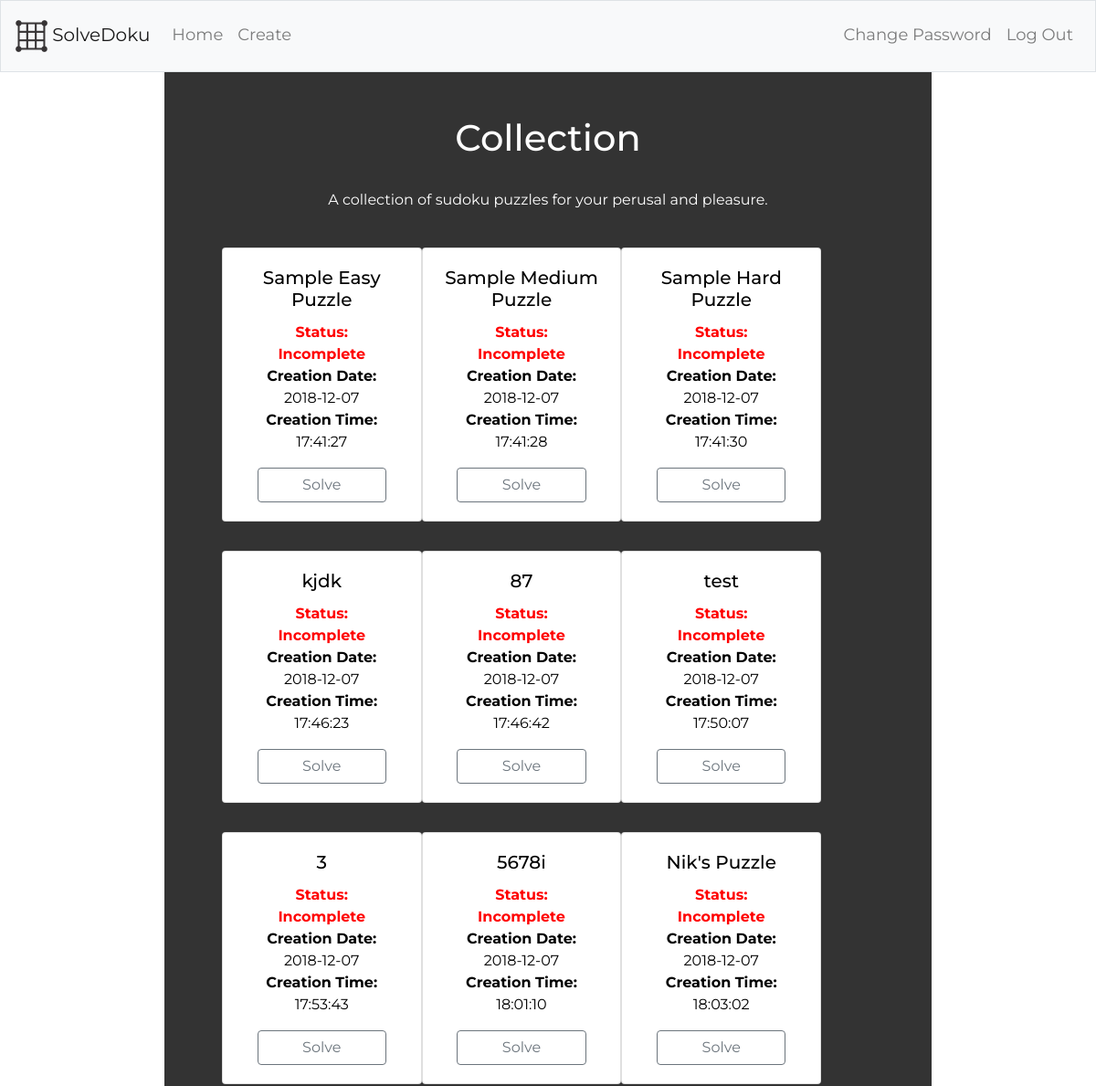
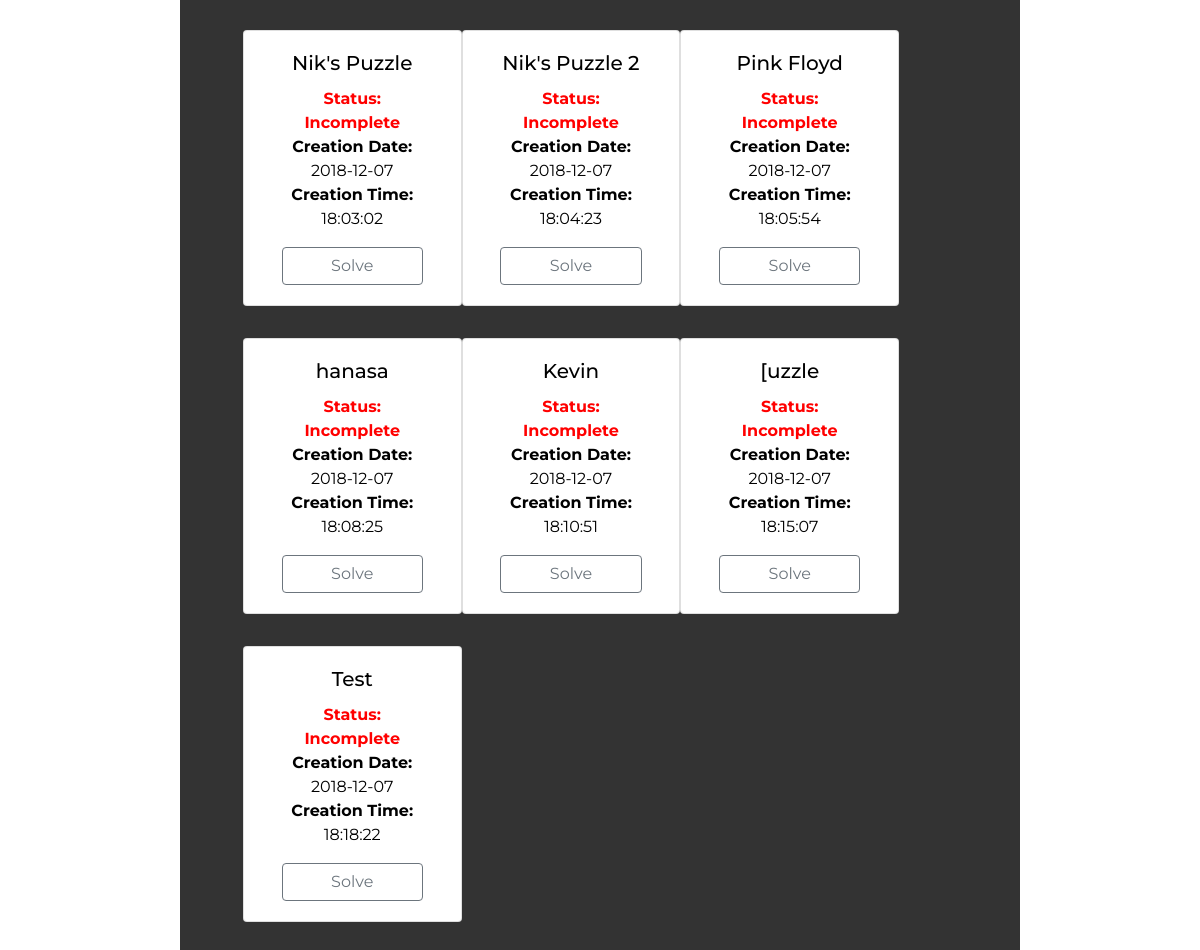
Page / (signed in) on the committed database (2 pictures, top to bottom).
### tables this page shows
CREATE TABLE 'collection' ('puzzle_id' integer PRIMARY KEY AUTOINCREMENT NOT NULL, 'user_id' integer,'date' datetime DEFAULT CURRENT_DATE,'time' time DEFAULT CURRENT_TIME, 'complete' boolean DEFAULT 0, 'puzzle_name' text);

### application.py (the view)
@app.route("/", methods=["GET"])
@login_required
def index():
    myPuzzles = db.execute("SELECT puzzle_id, complete, puzzle_name, date, time FROM collection WHERE user_id = :user_id",
                        user_id=session["user_id"])
    return render_template("index.html", puzzles=myPuzzles)

### application.py (called while the page is built)
@app.after_request
def after_request(response):
    response.headers["Cache-Control"] = "no-cache, no-store, must-revalidate"
    response.headers["Expires"] = 0
    response.headers["Pragma"] = "no-cache"
    return response

### helpers.py (called while the page is built)
def login_required(f):
    @wraps(f)
    def decorated_function(*args, **kwargs):
        if session.get("user_id") is None:
            return redirect("/login")
        return f(*args, **kwargs)
    return decorated_function

### templates/index.html (shortened to what this page needs)
{% extends "layout.html" %}
{% block main %}
    <form action="/solve" method="post">
        <h1>
            Collection
        </h1>
        <br>
        {% if puzzles %}
            <p>
                A collection of sudoku puzzles for your perusal and pleasure.
            </p>
            <br>
            <div class="grid card-group">
                {% for puzzle in puzzles %}
                    <div class="grid-item grid-item--width2">
                        <div class="card text-center">
                            <div class="card-body">
                                <h5 class="card-title">{{ puzzle["puzzle_name"] }}</h5>
                                {% if puzzle["complete"] %}
                                    <p class="card-text green"><strong>Status: Complete </strong></p>
                                {% else %}
                                    <p class="card-text red"><strong>Status: Incomplete </strong></p>
                                {% endif %}
                                <p class="card-text"><strong>Creation Date: </strong></p>
                                <p class="card-text">{{ puzzle["date"] }}</p>
                                <p class="card-text"><strong>Creation Time: </strong></p>
                                <p class="card-text">{{ puzzle["time"] }}</p>
                                <a href={{"/solve?puzzle_id="+puzzle["puzzle_id"]|string}} class="btn btn-outline-secondary card-btn" name="puzzle_id">Solve</a>
                            </div>
                        </div>
                    </div>
                {% endfor %}
            </div>
        {% else %}
            <p>
                Uh oh! Looks like your collection is currently empty. Go create some!
            </p>
        {% endif %}
    </form>
{% endblock main %}

### static/styles.css (style rules this page uses)
body { font-family: 'Montserrat', sans-serif; text-align: center; background-image: url("hex.jpg"); color: white; height: 100%; align-items: center; }
p { color: white; width: 80%; margin-left: 10%; }
.grid { margin-left: 2%; }
.grid-item--width2 { width: 30%; min-width: 200px; margin-bottom: 2em; }
.btn { font-size: 2vw; }
.card { color: black; }
.card-text { color: black; margin-top: 0; margin-bottom: 0; text-align: center; }
.card-btn { margin-top: 1em; font-size: 1em; width: 80%; }
.red { color: red; }

### rows in the picture
collection: puzzle_name "Sample Easy Puzzle", complete "Status: Incomplete", date "2018-12-07", time "17:41:27"
collection: puzzle_name "Sample Medium Puzzle", complete "Status: Incomplete", date "2018-12-07", time "17:41:28"
collection: puzzle_name "Sample Hard Puzzle", complete "Status: Incomplete", date "2018-12-07", time "17:41:30"
collection: puzzle_name "kjdk", complete "Status: Incomplete", date "2018-12-07", time "17:46:23"
collection: puzzle_name "87", complete "Status: Incomplete", date "2018-12-07", time "17:46:42"
collection: puzzle_name "test", complete "Status: Incomplete", date "2018-12-07", time "17:50:07"
collection: puzzle_name "3", complete "Status: Incomplete", date "2018-12-07", time "17:53:43"
collection: puzzle_name "5678i", complete "Status: Incomplete", date "2018-12-07", time "18:01:10"
collection: puzzle_name "Nik's Puzzle", complete "Status: Incomplete", date "2018-12-07", time "18:03:02"
collection: puzzle_name "Nik's Puzzle", complete "Status: Incomplete", date "2018-12-07", time "18:03:02"
collection: puzzle_name "Nik's Puzzle 2", complete "Status: Incomplete", date "2018-12-07", time "18:04:23"
collection: puzzle_name "Pink Floyd", complete "Status: Incomplete", date "2018-12-07", time "18:05:54"
collection: puzzle_name "hanasa", complete "Status: Incomplete", date "2018-12-07", time "18:08:25"
collection: puzzle_name "Kevin", complete "Status: Incomplete", date "2018-12-07", time "18:10:51"
collection: puzzle_name "[uzzle", complete "Status: Incomplete", date "2018-12-07", time "18:15:07"
collection: puzzle_name "Test", complete "Status: Incomplete", date "2018-12-07", time "18:18:22"
